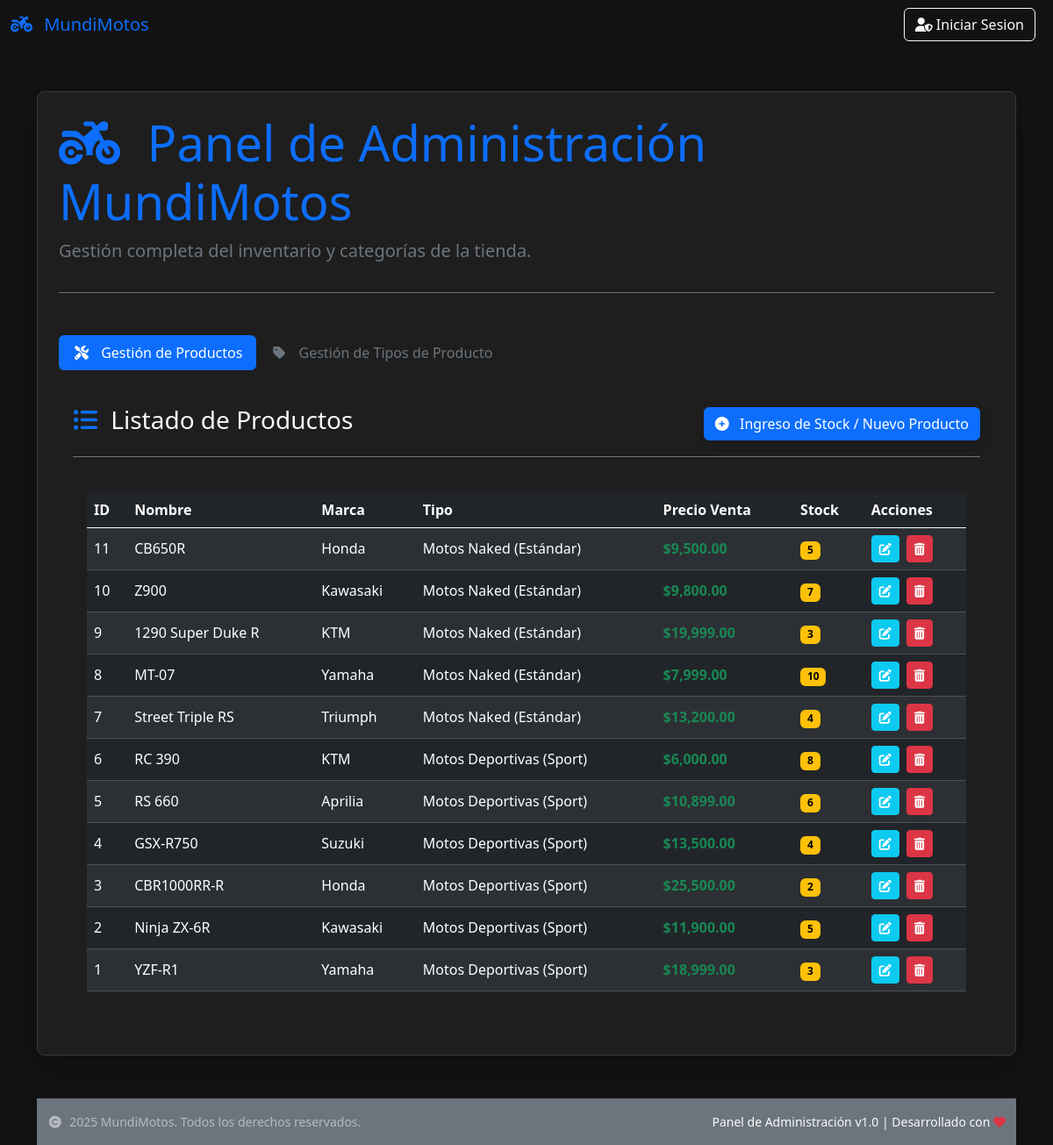
Page /dashboard.php on the committed database.
### tables this page shows
CREATE TABLE `productos` (
  `ProductoID` int(11) NOT NULL,
  `TipoProductoID` int(11) NOT NULL,
  `NombreProducto` varchar(255) NOT NULL,
  `Marca` varchar(100) NOT NULL,
  `Modelo` varchar(100) DEFAULT NULL,
  `PrecioVenta` decimal(10,2) NOT NULL,
  `Stock` int(11) NOT NULL,
  `Descripcion` text DEFAULT NULL,
  `Estado` enum('Activo','Inactivo') NOT NULL DEFAULT 'Activo'
);

CREATE TABLE `tiposdeproducto` (
  `TipoProductoID` int(11) NOT NULL,
  `NombreTipo` varchar(100) NOT NULL,
  `Estado` enum('Activo','Inactivo') NOT NULL DEFAULT 'Activo'
);

### includes/crud_productos.php (the view, shortened to what this page needs)
<?php
$action = $_GET['action'] ?? 'list';
$producto_id = $_GET['id'] ?? null;
$mensaje = '';
$errores_validacion = [];
$datos_formulario = [];
$tipos_productos = [];
try {
    $stmt_tipos = $conexion->query("SELECT TipoProductoID, NombreTipo FROM tiposdeproducto WHERE Estado = 'Activo' ORDER BY NombreTipo");
    $tipos_productos = $stmt_tipos->fetchAll(PDO::FETCH_ASSOC);
} catch (PDOException $e) {
}
if ($action == 'crear' || $action == 'editar'):
?>
    <h3 class="mb-4 text-primary">
        <?= ($action == 'crear' ? 'Ingresar o Sumar Stock de Producto' : 'Editar Producto: ' . htmlspecialchars($datos_formulario['NombreProducto'] ?? '')) ?>
        <i class="fas <?= ($action == 'crear' ? 'fa-truck-loading' : 'fa-edit') ?> fa-fw"></i>
    </h3>
    <div class="card custom-dark-bg-card p-4 border-secondary shadow">
        <form action="dashboard.php?tab=productos" method="POST">
            <input type="hidden" name="form_action" value="<?= $action ?>">
            <?php if ($action == 'editar'): ?>
                <input type="hidden" name="ProductoID" value="<?= htmlspecialchars($producto_id) ?>">
            <?php endif; ?>
            <div class="row g-3">
                <div class="col-md-6">
                    <?php if ($action == 'crear'): ?>
                    <?php endif; ?>
                    <div class="mb-3">
                        <label for="nombre" class="form-label">Nombre del Producto <span class="text-danger">*</span></label>
                        <input type="text" class="form-control <?= isset($errores_validacion['NombreProducto']) ? 'is-invalid' : '' ?>"
                               id="nombre" name="NombreProducto"
                               value="<?= htmlspecialchars($datos_formulario['NombreProducto'] ?? '') ?>" required>
                        <?php if (isset($errores_validacion['NombreProducto'])): ?>
                            <div class="invalid-feedback"><?= $errores_validacion['NombreProducto'] ?></div>
                        <?php endif; ?>
                    </div>
                    <div class="mb-3">
                        <label for="marca" class="form-label">Marca <span class="text-danger">*</span></label>
                        <input type="text" class="form-control <?= isset($errores_validacion['Marca']) ? 'is-invalid' : '' ?>"
                               id="marca" name="Marca"
                               value="<?= htmlspecialchars($datos_formulario['Marca'] ?? '') ?>" required>
                        <?php if (isset($errores_validacion['Marca'])): ?>
                            <div class="invalid-feedback"><?= $errores_validacion['Marca'] ?></div>
                        <?php endif; ?>
                    </div>
                    <div class="mb-3">
                        <label for="modelo" class="form-label">Modelo (Opcional)</label>
                        <input type="text" class="form-control" id="modelo" name="Modelo"
                               value="<?= htmlspecialchars($datos_formulario['Modelo'] ?? '') ?>">
                    </div>
                </div>
                <div class="col-md-6">
                    <div class="mb-3">
                        <label for="tipoid" class="form-label">Tipo de Producto <span class="text-danger">*</span></label>
                        <select class="form-select <?= isset($errores_validacion['TipoProductoID']) ? 'is-invalid' : '' ?>"
                                 id="tipoid" name="TipoProductoID" required>
                            <option value="" class="bg-dark text-light">Selecciona un tipo</option>
                            <?php foreach ($tipos_productos as $tipo): ?>
                                <option value="<?= $tipo['TipoProductoID'] ?>" class="bg-dark text-light"
                                    <?= (($datos_formulario['TipoProductoID'] ?? '') == $tipo['TipoProductoID']) ? 'selected' : '' ?>>
                                    <?= htmlspecialchars($tipo['NombreTipo']) ?>
                                </option>
                            <?php endforeach; ?>
                        </select>
                        <?php if (isset($errores_validacion['TipoProductoID'])): ?>
                            <div class="invalid-feedback"><?= $errores_validacion['TipoProductoID'] ?></div>
                        <?php elseif (empty($tipos_productos)): ?>
                            <div class="form-text text-danger">⚠️ No hay tipos de producto activos. Crea uno en la pestaña "Tipos de Producto".</div>
                        <?php endif; ?>
                    </div>
                    <div class="mb-3">
                        <label for="precio" class="form-label">Precio de Venta ($) <span class="text-danger">*</span></label>
                        <input type="number" step="0.01" class="form-control <?= isset($errores_validacion['PrecioVenta']) ? 'is-invalid' : '' ?>"
                               id="precio" name="PrecioVenta"
                               value="<?= htmlspecialchars($datos_formulario['PrecioVenta'] ?? '') ?>" required>
                        <?php if (isset($errores_validacion['PrecioVenta'])): ?>
                            <div class="invalid-feedback"><?= $errores_validacion['PrecioVenta'] ?></div>
                        <?php endif; ?>
                        <?php if ($action == 'crear'): ?>
                            <div class="form-text text-secondary">Si el producto ya existe, el precio NO se actualizará con este valor.</div>
                        <?php endif; ?>
                    </div>
                    <div class="mb-3">
                        <label for="stock" class="form-label">Stock / Cantidad a Ingresar <span class="text-danger">*</span></label>
                        <input type="number" class="form-control <?= isset($errores_validacion['Stock']) ? 'is-invalid' : '' ?>"
                               id="stock" name="Stock"
                               value="<?= htmlspecialchars($datos_formulario['Stock'] ?? '0') ?>" required>
                        <?php if (isset($errores_validacion['Stock'])): ?>
                            <div class="invalid-feedback"><?= $errores_validacion['Stock'] ?></div>
                        <?php endif; ?>
                    </div>
                </div>
            </div>
            <div class="mb-4">
                <label for="descripcion" class="form-label">Descripción</label>
                <textarea class="form-control" id="descripcion" name="Descripcion" rows="3"><?= htmlspecialchars($datos_formulario['Descripcion'] ?? '') ?></textarea>
            </div>
            <div class="d-flex justify-content-start border-top border-secondary pt-3">
                <button type="submit" class="btn btn-primary me-2"><i class="fas fa-save me-1"></i> <?= ($action == 'crear' ? 'Procesar Ingreso / Stock' : 'Actualizar Producto') ?></button>
                <a href="dashboard.php?tab=productos" class="btn btn-outline-secondary">Cancelar</a>
            </div>
        </form>
    </div>
<?php
else:
    $productos = [];
    try {
        $sql = "SELECT p.ProductoID, p.NombreProducto, p.Marca, p.PrecioVenta, p.Stock, t.NombreTipo
                FROM productos p JOIN tiposdeproducto t ON p.TipoProductoID = t.TipoProductoID
                WHERE p.Estado = 'Activo' ORDER BY p.ProductoID DESC";
        $stmt = $conexion->prepare($sql);
        $stmt->execute();
        $productos = $stmt->fetchAll(PDO::FETCH_ASSOC);
    } catch (PDOException $e) {
        $mensaje .= '<div class="alert alert-danger alert-dismissible fade show" role="alert">
            <strong>❌ Error:</strong> Error al cargar productos: ' . $e->getMessage() . '
            <button type="button" class="btn-close" data-bs-dismiss="alert" aria-label="Close"></button>
        </div>';
    }
?>
    <div class="mb-4 d-flex justify-content-between align-items-center border-bottom border-secondary pb-3">
        <h3 class="text-light">
            <i class="fas fa-list-ul me-2 text-primary"></i>
            Listado de Productos
        </h3>
        <a href="dashboard.php?tab=productos&action=crear" class="btn btn-primary shadow">
            <i class="fas fa-plus-circle me-2"></i> Ingreso de Stock / Nuevo Producto
        </a>
    </div>
    <div class="table-responsive p-3 rounded-3 custom-dark-content-area">
        <table class="table table-dark table-striped table-hover align-middle">
            <thead class="table-dark border-bottom border-light">
                <tr>
                    <th>ID</th>
                    <th>Nombre</th>
                    <th>Marca</th>
                    <th>Tipo</th>
                    <th>Precio Venta</th>
                    <th>Stock</th>
                    <th>Acciones</th>
                </tr>
            </thead>
            <tbody>
                <?php if (empty($productos)): ?>
                    <tr>
                        <td colspan="7" class="text-center text-secondary py-4">
                            <i class="fas fa-box-open me-2"></i> No se encontraron productos activos.
                        </td>
                    </tr>
                <?php else: ?>
                    <?php foreach ($productos as $producto): ?>
                        <tr>
                            <td><?= $producto['ProductoID'] ?></td>
                            <td class="text-white"><?= htmlspecialchars($producto['NombreProducto']) ?></td>
                            <td><?= htmlspecialchars($producto['Marca']) ?></td>
                            <td><?= htmlspecialchars($producto['NombreTipo']) ?></td>
                            <td><span class="text-success fw-bold">$<?= number_format($producto['PrecioVenta'], 2) ?></span></td>
                            <td>
                                <span class="badge text-bg-<?= $producto['Stock'] > 10 ? 'success' : ($producto['Stock'] > 0 ? 'warning' : 'danger') ?>">
                                    <?= $producto['Stock'] ?>
                                </span>
                            </td>
                            <td>
                                <a href="dashboard.php?tab=productos&action=editar&id=<?= $producto['ProductoID'] ?>"
                                   class="btn btn-sm btn-info text-white me-1" title="Editar Producto">
                                   <i class="fas fa-edit"></i>
                                </a>
                                <a href="dashboard.php?tab=productos&action=eliminar&id=<?= $producto['ProductoID'] ?>"
                                   class="btn btn-sm btn-danger"
                                   onclick="return confirm('¿Estás seguro de ELIMINAR este producto?');"
                                   title="Eliminar Producto">
                                   <i class="fas fa-trash-alt"></i>
                                </a>
                            </td>
                        </tr>
                    <?php endforeach; ?>
                <?php endif; ?>
            </tbody>
        </table>
    </div>
<?php endif; ?>

### includes/header.php (shortened to what this page needs)
<!DOCTYPE html>
<html lang="es">
<head>
    <link href="https://cdn.jsdelivr.net/npm/bootstrap@5.3.3/dist/css/bootstrap.min.css" rel="stylesheet">
    <link rel="stylesheet" href="https://cdnjs.cloudflare.com/ajax/libs/font-awesome/6.5.2/css/all.min.css">
    <link rel="stylesheet" href="css/custom.css">
</head>
<body class="bg-dark text-light"> <nav class="navbar navbar-expand-lg navbar-dark custom-dark-nav-bg">
    <div class="container-fluid">
        <a class="navbar-brand text-primary" href="index.php"><i class="fas fa-motorcycle me-2"></i> MundiMotos</a>
        <div class="collapse navbar-collapse" id="navbarNav">
            <ul class="navbar-nav">
                <li class="nav-item">
                    <a class="btn btn-outline-light me-2" href="login.php"><i class="fas fa-user-shield"></i> Iniciar Sesion</a>
                </li>
            </ul>
        </div>
    </div>
</nav>
<main class="container mt-4">

### dashboard.php (shortened to what this page needs)
<?php
include('includes/header.php');
$active_tab = $_GET['tab'] ?? 'productos';
$crud_files = [
    'productos'       => 'includes/crud_productos.php',
    'tiposdeproducto' => 'includes/crud_tipos.php',
];
$file_to_include = $crud_files[$active_tab] ?? $crud_files['productos'];
?>
<div class="container mt-5 p-4 rounded-3 shadow-lg custom-dark-bg-card">
    <header class="mb-5 border-bottom border-secondary pb-3">
        <h1 class="display-4 text-primary">
            <i class="fas fa-motorcycle fa-fw me-3"></i>
            Panel de Administración MundiMotos
        </h1>
        <p class="lead text-secondary">Gestión completa del inventario y categorías de la tienda.</p>
    </header>
    <ul class="nav nav-pills mb-4 custom-nav-dark" id="crudTabs" role="tablist">
        <li class="nav-item">
            <a class="nav-link <?= ($active_tab == 'productos' ? 'active bg-primary text-white' : 'text-secondary') ?>"
               href="?tab=productos" role="tab" aria-selected="<?= ($active_tab == 'productos' ? 'true' : 'false') ?>">
                <i class="fas fa-tools fa-fw me-2"></i> Gestión de Productos
            </a>
        </li>
        <li class="nav-item">
            <a class="nav-link <?= ($active_tab == 'tiposdeproducto' ? 'active bg-primary text-white' : 'text-secondary') ?>"
               href="?tab=tiposdeproducto" role="tab" aria-selected="<?= ($active_tab == 'tiposdeproducto' ? 'true' : 'false') ?>">
                <i class="fas fa-tag fa-fw me-2"></i> Gestión de Tipos de Producto
            </a>
        </li>
    </ul>
    <div class="tab-content" id="crudTabsContent">
        <div class="tab-pane fade show active p-3 rounded-3 custom-dark-content-area"
             role="tabpanel" aria-labelledby="<?= $active_tab ?>-tab">
            <?php
            include($file_to_include);
            ?>
        </div>
    </div>
</div> <?php include('includes/footer.php'); ?>

### includes/footer.php (shortened to what this page needs)
<footer class="mt-5 py-3 bg-secondary text-light border-top border-dark shadow-sm">
        <div class="container d-flex justify-content-between align-items-center">
            <span class="text-white-50 small">
                <i class="fas fa-copyright fa-fw me-1"></i>
                <?php echo date("Y"); ?> MundiMotos. Todos los derechos reservados.
            </span>
            <span class="small text-end">
                Panel de Administración v1.0 | Desarrollado con
                <i class="fas fa-heart text-danger"></i>
            </span>
        </div>
    </footer>
    </body>
</html>

### css/custom.css (style rules this page uses)
:root { --dark-background: #121212; --dark-card-bg: #1e1e1e; --dark-nav-bg: #2a2a2a; --dark-border-color: #383838; --primary-color: #0d6efd; }
body.bg-dark { background-color: var(--dark-background) !important; color: #f8f9fa; }
.custom-dark-bg-card { background-color: var(--dark-card-bg); border: 1px solid var(--dark-border-color); }

### rows in the picture
productos: ProductoID "11", NombreProducto "CB650R", Marca "Honda", TipoProductoID.NombreTipo "Motos Naked (Estándar)", PrecioVenta "9,500.00", Stock "5"
productos: ProductoID "10", NombreProducto "Z900", Marca "Kawasaki", TipoProductoID.NombreTipo "Motos Naked (Estándar)", PrecioVenta "9,800.00", Stock "7"
productos: ProductoID "9", NombreProducto "1290 Super Duke R", Marca "KTM", TipoProductoID.NombreTipo "Motos Naked (Estándar)", PrecioVenta "19,999.00", Stock "3"
productos: ProductoID "8", NombreProducto "MT-07", Marca "Yamaha", TipoProductoID.NombreTipo "Motos Naked (Estándar)", PrecioVenta "7,999.00", Stock "10"
productos: ProductoID "7", NombreProducto "Street Triple RS", Marca "Triumph", TipoProductoID.NombreTipo "Motos Naked (Estándar)", PrecioVenta "13,200.00", Stock "4"
productos: ProductoID "6", NombreProducto "RC 390", Marca "KTM", TipoProductoID.NombreTipo "Motos Deportivas (Sport)", PrecioVenta "6,000.00", Stock "8"
productos: ProductoID "5", NombreProducto "RS 660", Marca "Aprilia", TipoProductoID.NombreTipo "Motos Deportivas (Sport)", PrecioVenta "10,899.00", Stock "6"
productos: ProductoID "4", NombreProducto "GSX-R750", Marca "Suzuki", TipoProductoID.NombreTipo "Motos Deportivas (Sport)", PrecioVenta "13,500.00", Stock "4"
productos: ProductoID "3", NombreProducto "CBR1000RR-R", Marca "Honda", TipoProductoID.NombreTipo "Motos Deportivas (Sport)", PrecioVenta "25,500.00", Stock "2"
productos: ProductoID "2", NombreProducto "Ninja ZX-6R", Marca "Kawasaki", TipoProductoID.NombreTipo "Motos Deportivas (Sport)", PrecioVenta "11,900.00", Stock "5"
productos: ProductoID "1", NombreProducto "YZF-R1", Marca "Yamaha", TipoProductoID.NombreTipo "Motos Deportivas (Sport)", PrecioVenta "18,999.00", Stock "3"
